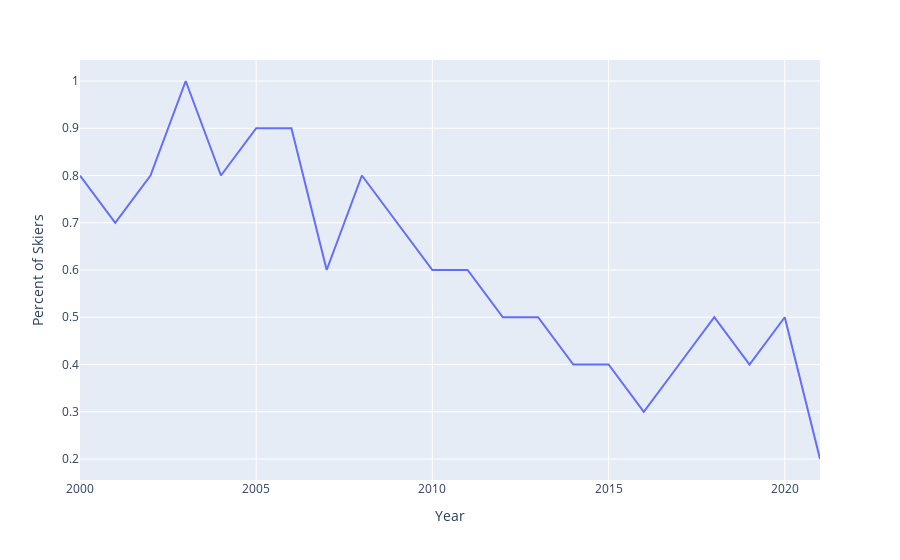

Here is the notebook cell this chart was saved with:
### Code cell
px.line(
    df_skiing,
    x = "Year",
    y = "Percent of Skiers"
)

### Figure 1 — Plotly figure (JSON) as saved in the notebook; plotly's stock layout.template omitted (floating-point values rounded to 4 significant figures)
{"data": [{"hovertemplate": "Year=%{x}<br>Percent of Skiers=%{y}<extra></extra>", "legendgroup": "", "line": {"color": "#636efa", "dash": "solid"}, "marker": {"symbol": "circle"}, "mode": "lines", "name": "", "orientation": "v", "showlegend": false, "type": "scatter", "x": [2000.0, 2001.0, 2002.0, 2003.0, 2004.0, 2005.0, 2006.0, 2007.0, 2008.0, 2009.0, 2010.0, 2011.0, 2012.0, 2013.0, 2014.0, 2015.0, 2016.0, 2017.0, 2018.0, 2019.0, 2020.0, 2021.0, NaN, NaN], "xaxis": "x", "y": [0.8, 0.7, 0.8, 1.0, 0.8, 0.9, 0.9, 0.6, 0.8, 0.7, 0.6, 0.6, 0.5, 0.5, 0.4, 0.4, 0.3, 0.4, 0.5, 0.4, 0.5, 0.2, NaN, NaN], "yaxis": "y"}], "layout": {"legend": {"tracegroupgap": 0}, "margin": {"t": 60}, "xaxis": {"anchor": "y", "domain": [0, 1], "title": {"text": "Year"}}, "yaxis": {"anchor": "x", "domain": [0, 1], "title": {"text": "Percent of Skiers"}}}}
